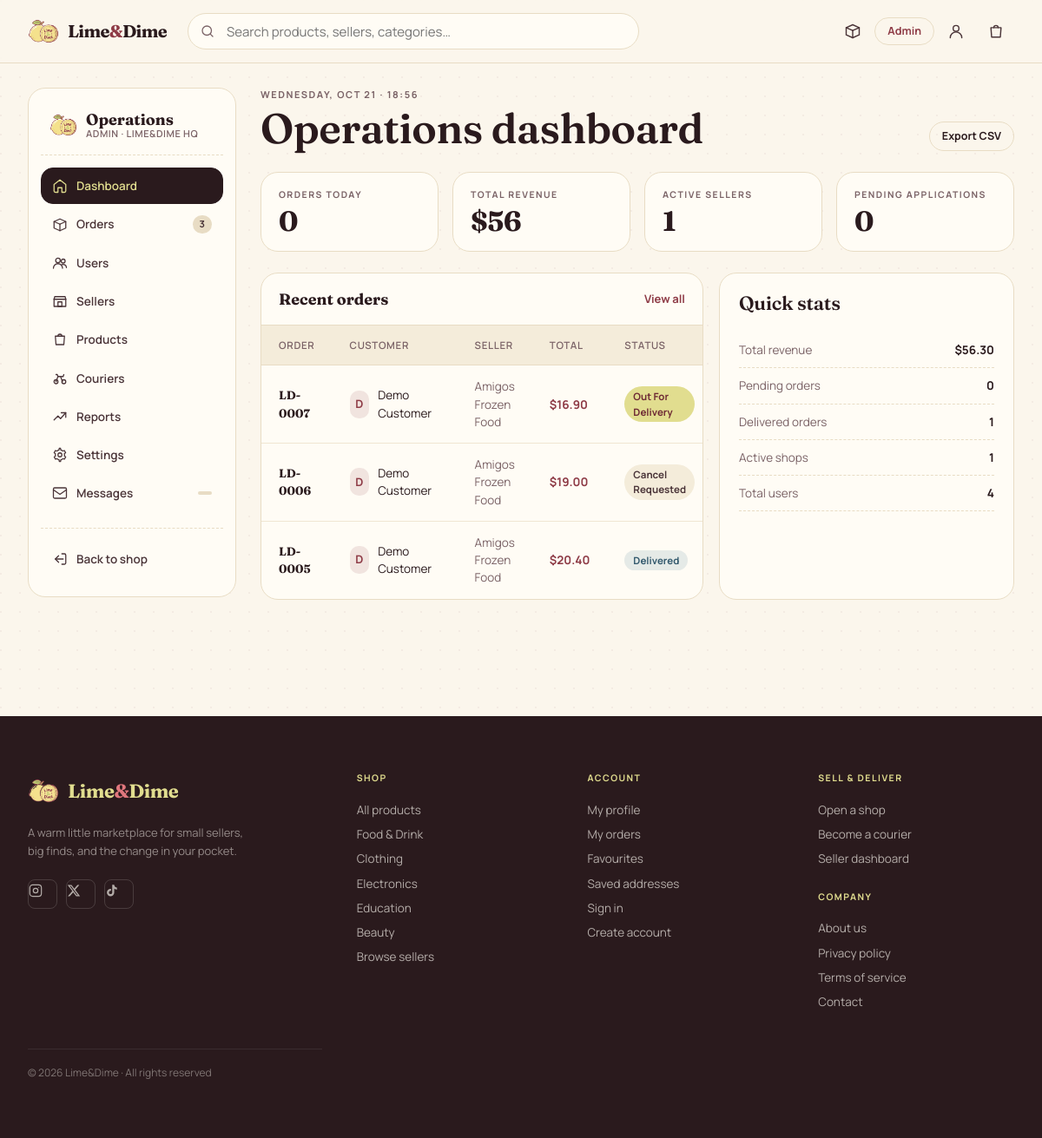
Screenshot of /admin.php (signed in) with the database file from the repository.
### tables this page shows
CREATE TABLE `orders` (
  `id` int(10) UNSIGNED NOT NULL,
  `customer_id` int(10) UNSIGNED NOT NULL,
  `order_date` timestamp NOT NULL DEFAULT current_timestamp(),
  `status` enum('pending','accepted','packed','out_for_delivery','delivered','cancelled','cancel_requested') NOT NULL DEFAULT 'pending',
  `total` decimal(10,2) NOT NULL DEFAULT 0.00,
  `tax` decimal(10,2) NOT NULL DEFAULT 0.00,
  `cancel_note` varchar(500) DEFAULT NULL
);

CREATE TABLE `users` (
  `id` int(10) UNSIGNED NOT NULL,
  `name` varchar(120) NOT NULL,
  `email` varchar(180) NOT NULL,
  `password` varchar(255) NOT NULL,
  `phone` varchar(30) DEFAULT NULL,
  `dob` date DEFAULT NULL,
  `city` varchar(100) DEFAULT NULL,
  `role` enum('customer','seller','courier','admin') NOT NULL DEFAULT 'customer',
  `status` enum('active','pending','suspended') NOT NULL DEFAULT 'active',
  `created_at` timestamp NOT NULL DEFAULT current_timestamp(),
  `avatar` varchar(200) DEFAULT NULL,
  `is_online` tinyint(1) DEFAULT 0
);

### _partials/data.php (called while the page is built, shortened)
<?php
include __DIR__ . '/connect.php';
function _normalize_shop($row) {
    $fc = (int)($row['followers_count'] ?? 0);
    return [
        'id'          => 's' . $row['id'],
        'db_id'       => (int)$row['id'],
        'name'        => $row['name'],
        'tag'         => 'Featured · ' . ucfirst($row['type'] ?? 'food'),
        'cat'         => $row['type']         ?? 'food',
        'followers'   => $fc >= 1000 ? round($fc / 1000, 1) . 'k' : (string)$fc,
        'products'    => (int)($row['products_count'] ?? 0),
        'rating'      => (float)$row['rating'],
        'accent'      => $row['accent_color'] ?? '#E0777D',
        'avatar'      => $row['avatar']       ?? '??',
        'pattern'     => $row['pattern']      ?? 'dots',
        'cover_image' => $row['cover_image']  ?? null,
    ];
}
$sellers_result = mysqli_query($conn,
    'SELECT s.*, (SELECT COUNT(*) FROM products p WHERE p.shop_id = s.id AND p.status = "live") AS products_count
     FROM shops s WHERE s.status = "active" ORDER BY s.id'
);
$SELLERS = [];
while ($row = mysqli_fetch_assoc($sellers_result)) {
    $SELLERS[] = _normalize_shop($row);
}

### admin.php (the view, shortened to what this page needs)
<?php
include '_partials/data.php';
include '_partials/icons.php';
$tab = $_GET['tab'] ?? 'dashboard';
$pill_map = [
  'pending' => 'warn',
  'accepted' => 'info',
  'packed' => 'info',
  'out_for_delivery' => 'warn',
  'delivered' => 'success',
  'cancelled' => 'danger'
];
$admin_orders = [];
if (in_array($tab, ['dashboard', 'orders'])) {
  $aq = mysqli_query($conn, 'SELECT o.id, o.order_date, o.status, o.total, u.name AS customer_name, COUNT(ol.id) AS items, MAX(s.name) AS seller_name FROM orders o JOIN users u ON u.id=o.customer_id LEFT JOIN order_line ol ON ol.order_id=o.id LEFT JOIN products p ON p.id=ol.product_id LEFT JOIN shops s ON s.id=p.shop_id GROUP BY o.id, o.order_date, o.status, o.total, u.name ORDER BY o.order_date DESC LIMIT 50');
  if ($aq) { while ($r = mysqli_fetch_assoc($aq)) $admin_orders[] = $r; }
}
$unread_msg_count = 0;
$umq = mysqli_query($conn, 'SELECT COUNT(*) AS cnt FROM contact_messages WHERE status="unread"');
if ($umq && ($umr = mysqli_fetch_assoc($umq))) $unread_msg_count = (int)$umr['cnt'];
include '_partials/header.php';
$sidebar_items = [
  ['id' => 'dashboard', 'label' => 'Dashboard', 'icon' => icon_home(18)],
  ['id' => 'orders',   'label' => 'Orders',    'icon' => icon_package(18), 'count' => (string)count($admin_orders)],
  ['id' => 'users',    'label' => 'Users',     'icon' => icon_users(18)],
  ['id' => 'sellers',  'label' => 'Sellers',   'icon' => icon_store(18)],
  ['id' => 'products', 'label' => 'Products',  'icon' => icon_bag(18)],
  ['id' => 'couriers', 'label' => 'Couriers',  'icon' => icon_bike(18)],
  ['id' => 'reports',  'label' => 'Reports',   'icon' => icon_trend(18)],
  ['id' => 'settings', 'label' => 'Settings',  'icon' => icon_settings(18)],
  ['id' => 'messages', 'label' => 'Messages',  'icon' => icon_mail(18), 'count' => $unread_msg_count > 0 ? (string)$unread_msg_count : ''],
];
?>
<div class="container">
  <div class="sidebar-layout">
    <aside class="sidebar">
      <div class="sidebar-brand">
        <img src="/limedime/assets/img/logo.png" width="32" height="32" alt="" style="object-fit:contain;">
        <div style="line-height:1.1;"><b>Operations</b>
          <div class="role">Admin · Lime&amp;Dime HQ</div>
        </div>
      </div>
      <nav>
        <?php foreach ($sidebar_items as $item): ?>
          <a href="/limedime/admin.php?tab=<?= $item['id'] ?>" class="side-link <?= $tab === $item['id'] ? 'active' : '' ?>">
            <?= $item['icon'] ?> <span><?= $item['label'] ?></span>
            <?php if (isset($item['count'])): ?><span class="count"><?= $item['count'] ?></span><?php endif; ?>
          </a>
        <?php endforeach; ?>
      </nav>
      <div style="margin-top:18px;padding-top:14px;border-top:1px dashed var(--line);">
        <a href="/limedime/index.php" class="side-link"><?= icon_logout(18) ?> <span>Back to shop</span></a>
      </div>
    </aside>
    <main>
      <?php if ($tab === 'dashboard'): ?>
        <div style="display:flex;align-items:flex-end;justify-content:space-between;margin-bottom:24px;">
          <div>
            <div class="eyebrow"><?= date('l, M j · H:i') ?></div>
            <h1 class="h1" style="margin:4px 0 0;">Operations dashboard</h1>
          </div>
          <a href="?action=download&report=monthly_gmv" class="btn btn-ghost btn-sm">Export CSV</a>
        </div>
        <div class="stat-grid">
          <?php
          $today_cnt = 0;
          $total_rev   = array_sum(array_column($admin_orders, 'total'));
          $paq = mysqli_query($conn, 'SELECT COUNT(*) AS cnt FROM users WHERE status="pending"');
          $pending_apps = ($paq && ($par = mysqli_fetch_assoc($paq))) ? (int)$par['cnt'] : 0;
          ?>
          <div class="stat">
            <div class="eyebrow">Orders today</div>
            <div class="stat-val"><?= $today_cnt ?></div>
          </div>
          <div class="stat">
            <div class="eyebrow">Total revenue</div>
            <div class="stat-val">$<?= number_format($total_rev, 0) ?></div>
          </div>
          <div class="stat">
            <div class="eyebrow">Active sellers</div>
            <div class="stat-val"><?= count($SELLERS) ?></div>
          </div>
          <div class="stat">
            <div class="eyebrow">Pending applications</div>
            <div class="stat-val"><?= $pending_apps ?></div>
          </div>
        </div>
        <div style="display:grid;grid-template-columns:1.5fr 1fr;gap:18px;">
          <div class="table-wrap">
            <div class="table-head">
              <h3>Recent orders</h3><a href="/limedime/admin.php?tab=orders" style="color:var(--wine);font-weight:700;font-size:13px;">View all</a>
            </div>
            <table>
              <thead>
                <tr>
                  <th>Order</th>
                  <th>Customer</th>
                  <th>Seller</th>
                  <th>Total</th>
                  <th>Status</th>
                </tr>
              </thead>
              <tbody>
                <?php foreach (array_slice($admin_orders, 0, 5) as $row):
                  $oid = 'LD-' . str_pad($row['id'], 4, '0', STR_PAD_LEFT);
                  $pl = $pill_map[$row['status']] ?? ''; ?>
                  <tr>
                    <td><b style="font-family:Fraunces,serif;"><?= $oid ?></b></td>
                    <td>
                      <div class="row-avatar"><span class="av wine"><?= strtoupper(mb_substr($row['customer_name'], 0, 1)) ?></span><?= htmlspecialchars($row['customer_name']) ?></div>
                    </td>
                    <td class="muted"><?= htmlspecialchars($row['seller_name'] ?? '—') ?></td>
                    <td><b style="color:var(--wine);">$<?= number_format($row['total'], 2) ?></b></td>
                    <td><span class="pill <?= $pl ?>"><?= ucwords(str_replace('_', ' ', $row['status'])) ?></span></td>
                  </tr>
                <?php endforeach; ?>
              </tbody>
            </table>
          </div>
          <div class="card" style="padding:22px;">
            <h3 class="h3" style="margin-top:0;">Quick stats</h3>
            <?php
            $pending_ord = 0;
            $delivered = 0;
            foreach ($admin_orders as $r) {
              if ($r['status'] === 'delivered') $delivered++;
            }
            foreach ([['Total revenue', '$' . number_format($total_rev, 2)], ['Pending orders', $pending_ord], ['Delivered orders', $delivered], ['Active shops', count($SELLERS)], ['Total users', count($ADMIN_USERS)]] as [$label, $val]):
            ?>
              <div style="display:flex;justify-content:space-between;padding:10px 0;border-bottom:1px dashed var(--line);font-size:13.5px;">
                <span class="muted"><?= $label ?></span><b><?= $val ?></b>
              </div>
            <?php endforeach; ?>
          </div>
        </div>
      <?php endif; ?>
    </main>
  </div>
</div>
<?php include '_partials/footer.php'; ?>

### rows the page displays
orders: id "LD-0007", customer.name "D", customer.name "Demo Customer", seller_name "Amigos Frozen Food", total "16.90", status "Out For Delivery"
orders: id "LD-0006", customer.name "D", customer.name "Demo Customer", seller_name "Amigos Frozen Food", total "19.00", status "Cancel Requested"
orders: id "LD-0005", customer.name "D", customer.name "Demo Customer", seller_name "Amigos Frozen Food", total "20.40", status "Delivered"

### other values shown
$item['label'] "Dashboard"
$item['label'] "Orders"
$item['count'] "3"
$item['label'] "Users"
$item['label'] "Sellers"
$item['label'] "Products"
$item['label'] "Couriers"
$item['label'] "Reports"
$item['label'] "Settings"
$item['label'] "Messages"
$today_cnt "0"
$total_rev "56"
count($SELLERS) "1"
$pending_apps "0"
$label "Total revenue"
